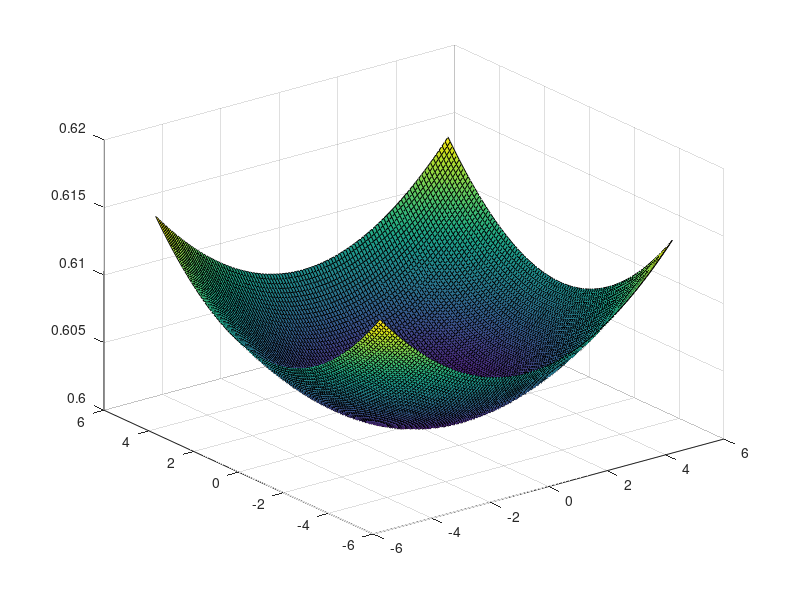

This chart was generated by the following MATLAB code:
%% test ipopt
%{
x = sdpvar(2,1);
% y = exp(sum(x.^2))-exp(sum(x.^3));
y = sum(x.^2)+norm(x,1)+1;
constr = [x>=[1;1]];
opt = sdpsettings('solver','fmincon');
sol = optimize(constr,y,opt);
sol_y = value(sol);
sol_x = value(x);

%% test anounymous function
f = @(x,y) x+y;
f(1,2)

%% generate 1-d gaussian distribution for illustrating the sensor model
x = -7:0.1:7;
mu = 0;
sigma = 2;
k = sigma*sqrt(2*pi);
y = k*normpdf(x,mu,sigma);
% plot(x,y);
area(x,y);
xlabel('distance to the sensor');
ylabel('likelihood of detection');
fig2Pdf('sensor_model',300,gcf)

%% GMM model
x = -15:0.1:15;
mu = [0;-5;5];
sigma = [5;3;2];
n = length(mu);
w = ones(n,1)/n;
y = zeros(length(x),n);
z = zeros(length(x),1);
for ii = 1:n
    y(:,ii) = normpdf(x,mu(ii),sigma(ii))*w(ii);
    z = z+y(:,ii);
end
figure
hold on
plot(x,y);
plot(x,z,'black');
xlabel('x');
ylabel('pdf');
legend('component1','component2','component3','combination')
fig2Pdf('gmm_demo',300,gcf)

%}
%% save all openwindows for a movie
%{
n = 39; % number of current open windows
% F2 = struct;
for ii = 1:10
    h = figure(ii+1);
%     drawnow
    ax = gca;
    ax.Units = 'pixels';
    pos = ax.Position;
    ti = ax.TightInset;
    rect = [-ti(1), -ti(2), pos(3)+ti(1)+ti(3), pos(4)+ti(2)+ti(4)];
    F3(ii) = getframe(ax,rect);
%     F3(ii) = getframe(figure(ii+1));% the first figure shows the clustering result
end
fig = figure;
movie(fig,F3);
%}
%% try the cell
%{
all_comb = {};
for ii = 1:5
    all_comb = [all_comb;num2cell(nchoosek(1:5,ii),2)];
end
%}
%% test how fast the NLP solver can solve for a one-point feasible set case
%{
addpath('/Users/changliu/Documents/MATLAB/studentSnopt')
addpath('/Users/changliu/Documents/MATLAB/Ipopt-3.11.8-linux64mac64win32win64-matlabmexfiles');
sdpvar x;
obj = exp(sum(x.^2)-sum(x)^2)-log(abs(sum(x)));
constr = [x<= ones(10000,1)];
constr = [constr,x == [ones(5000,1);-ones(5000,1)]];
opt = sdpsettings('solver','ipopt');
sol = optimize(constr,obj,opt);
opt_x = value(x);
%}

%% test the optimizer
%{
sdpvar a
sdpvar x(2,1)
Constraints = [a+1 <= x];
Objective = sum(x.^2);
P = optimizer(Constraints,Objective,[],a,x);
P{[1;1]}
%}

%% test the gaussian fitting method in Matlab
%{
mu1 = [1 1];
Sigma1 = [0.5 0; 0 0.5];
mu2 = [3 3];
Sigma2 = [0.2 0; 0 0.2];
rng(1);
X = [mvnrnd(mu1,Sigma1,5000);mvnrnd(mu2,Sigma2,5000)];

plot(X(:,1),X(:,2),'ko')
title('Scatter Plot')
xlim([min(X(:)) max(X(:))]) % Make axes have the same scale
ylim([min(X(:)) max(X(:))])
options = statset('Display','final');

AIC = zeros(1,10);
GMModels = cell(1,10);
options = statset('MaxIter',500);
for k = 1:10
    GMModels{k} = fitgmdist(X,k,'Options',options,'CovType','diagonal');
    AIC(k)= GMModels{k}.AIC;
end

[minAIC,numComponents] = min(AIC);
numComponents

BestModel = GMModels{numComponents}
%}

%% test if the obj1 is correctly calculated
%{
A = @(lambda,psi) 1/4*lambda'/psi*lambda-1/2*log(det(psi))+log(pi);
tmp_obj = 0;
k = agent.k_s;
for ii= 1:length(campus.w)
    lambda_f = campus.lambda(:,ii);
    psi_f = campus.psi(:,:,ii);
    psi_s = agent.psi_s;
    lambda_s = psi_s\agent.currentPos(1:2);
    tmp = A(lambda_f+lambda_s,psi_f+psi_s)-A(lambda_f,psi_f)-A(lambda_s,psi_s);
    tmp1 = k*exp(tmp);
    tmp_obj = tmp_obj+campus.w(ii)*(1-tmp1);
end
%}

%% save figure to Pdf
%{
folder_path = '/Users/changliu/Documents/TortoiseHg/DSCC 2015/figures';
fig_name = 'clt_2_sim3_leave_clt_newcm.pdf';
file_name = fullfile (folder_path,fig_name);
fig2Pdf(file_name,300,gcf)
%}

%% plot the sensor model
%{
std_dev = 3;
x = [-10:0.05:10];
f = @(x) sqrt(2*pi)*std_dev*normpdf(x,0,std_dev);
h1 = figure;
area(x,f(x),'FaceColor',[0.9 0.9 0.9])
title('Probability of Detection')
xlabel('Target Position')
ylabel('Probability')
h2 = figure;
area(x,1-f(x),'FaceColor',[0.9 0.9 0.9])
title('Probability of Non-detection')
ylabel('Probability')
xlabel('Target Position')
fig2Pdf('PoD',300,h1)
fig2Pdf('PoND',300,h2)
%}

%% try the endcheck condition
%{
uni_par = (unique(particles','rows'))'; % 2-by-x matrix
mean_p = mean(uni_par,2);
n_uniq = size(uni_par,2); % # of unique points

dif = uni_par - mean_p*ones(1,n_uniq);
cov_p = dif*dif'/n_uniq;
if norm(cov_p,2) < 2
    game_end = 1;
    return
else
    game_end = 0;
    return
end
%}

%% change plot setting
% addpath('/Users/changliu/Documents/TortoiseHg/DSCC 2015/figures')
% filename = 'clt_1_sim1_init';
% h = hgload(filename);
%{
ax = gca; % get current axes handle
grid(ax,'on')
load('MyColorMap','mycmap');% change color map
colormap(ax,mycmap)
box(ax,'on')
%}

%% check the property of the objective function
sigma_s = 9*eye(2);
psi_s = 1/2*eye(2)/sigma_s;
k_s = 2*pi*sqrt(det(sigma_s));
sigma_i = eye(2);
psi_i = 1/2*eye(2)/sigma_i;
mu_i = zeros(2,1);
lambda_i = sigma_i\mu_i;
c = 2*pi*sqrt(det(sigma_s));

A = @(lambda,psi) 1/4*lambda'/psi*lambda-1/2*det(psi)+log(pi);
alpha = @(x,y) A(x+lambda_i,y+psi_i)-A(x,y)-A(lambda_i,psi_i);
alpha_l = @(x,y,z,t) A(x+z+lambda_i,y+t+psi_i)-A(x,y)-A(z,t)-A(lambda_i,psi_i);
mu_s1 = [1;-10];
a = -5:0.1:5;
b = -5:0.1:5;
lambda_s1 = sigma_s\mu_s1;
obj = zeros(length(a),length(b));
for ii = 1:length(a)
    for jj = 1:length(b)
        alpha1 = alpha(lambda_s1,sigma_s);
        alpha2 = alpha([a(ii);b(jj)],sigma_s);
        alpha3 = alpha_l([a(ii);b(jj)],sigma_s,lambda_s1,sigma_s);
        obj(ii,jj) = 1+c^2*exp(alpha3)-c*exp(alpha1)-c*exp(alpha2);
    end
end
surf(a,b,obj)
